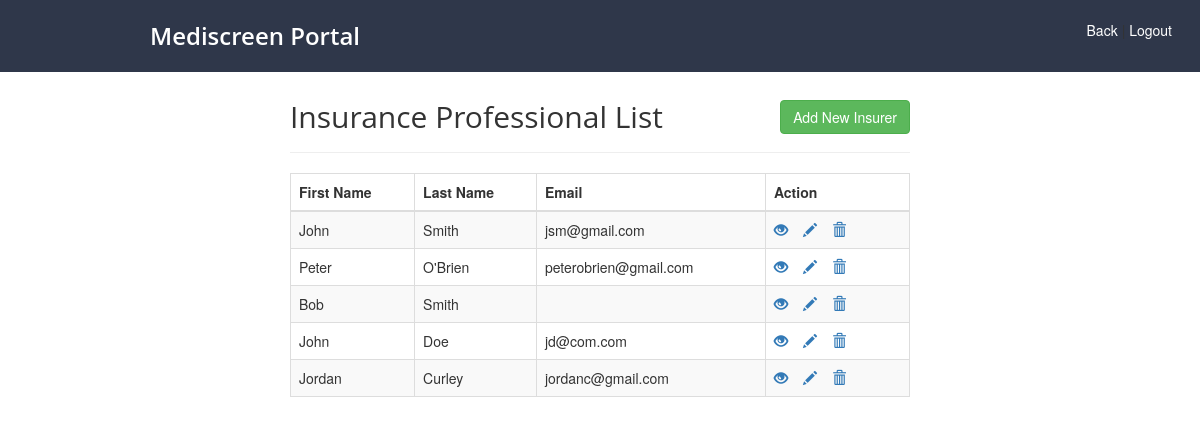
Page /scripts/ops/ins/list.php on the earlier database version.
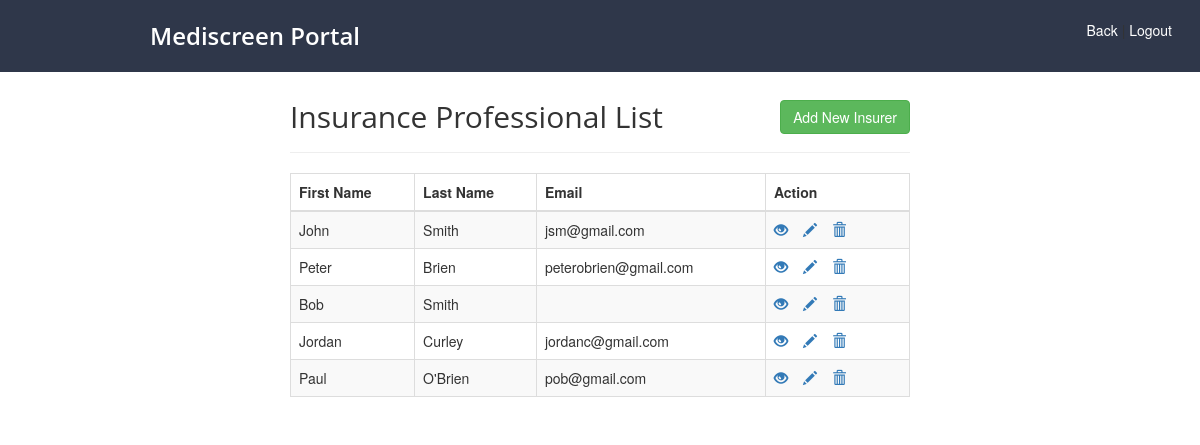
Same page on the later database version.
### tables this page shows
CREATE TABLE `insurer` (
  `first_name` varchar(255) NOT NULL,
  `last_name` varchar(255) NOT NULL,
  `phone_no` int(255) NOT NULL,
  `email` varchar(255) NOT NULL,
  `password` varchar(255) NOT NULL
);

### scripts/ops/ins/list.php (the view, shortened to what this page needs)
<!DOCTYPE html>
<html lang="en">
<head>
    <link rel="stylesheet" href="https://maxcdn.bootstrapcdn.com/bootstrap/3.3.7/css/bootstrap.css">
	<link rel="stylesheet" href="/website/scripts/navstyle.css">
</head>
<body>
	<nav class="navbar2">
			<h1><a id="title" href="/website/dashboard.php">Mediscreen Portal</a></h1>
			<div class="nav">
			<ul class="re-log">
				<a href="#" onclick="history.go(-1)">Back</a> |
				<a href="scripts/logout.php">Logout</a>
			</ul>
			</div>
	</nav>
    <div class="wrapper">
        <div class="container-fluid">
            <div class="row">
                <div class="col-md-12">
                    <div class="page-header clearfix" style="margin-top: 10rem;">
                        <h2 class="pull-left">Insurance Professional List</h2>
                        <a href="create.php" class="btn btn-success pull-right">Add New Insurer</a>
                    </div>
                    <?php
                    require_once __DIR__ . "/../../config.php";
                    $sql = "SELECT * FROM insurer";
                    if($result = mysqli_query($conn, $sql)){
                        if(mysqli_num_rows($result) > 0){
                            echo "<table class='table table-bordered table-striped'>";
                                echo "<thead>";
                                    echo "<tr>";
                                        echo "<th>First Name</th>";
                                        echo "<th>Last Name</th>";
										echo "<th>Email</th>";
                                        echo "<th>Action</th>";
                                    echo "</tr>";
                                echo "</thead>";
                                echo "<tbody>";
                                while($row = mysqli_fetch_array($result)){
                                    echo "<tr>";
                                        echo "<td>" . $row['first_name'] . "</td>";
                                        echo "<td>" . $row['last_name'] . "</td>";
										echo "<td>" . $row['email'] . "</td>";
                                        echo "<td>";
                                            echo "<a href='read.php?email=". $row['email'] ."' title='View Record' data-toggle='tooltip'><span class='glyphicon glyphicon-eye-open'></span></a>";
                                            echo "<a href='update.php?email=". $row['email'] ."' title='Update Record' data-toggle='tooltip'><span class='glyphicon glyphicon-pencil'></span></a>";
                                            echo "<a href='delete.php?email=". $row['email'] ."' title='Delete Record' data-toggle='tooltip'><span class='glyphicon glyphicon-trash'></span></a>";
                                        echo "</td>";
                                    echo "</tr>";
                                }
                                echo "</tbody>";
                            echo "</table>";
                        } else{
                            echo "<p class='lead'><em>No records were found.</em></p>";
                        }
                    } else{
                        echo "ERROR: Could not able to execute $sql. " . mysqli_error($conn);
                    }
                    ?>
                </div>
            </div>
        </div>
    </div>
</body>
</html>

Differences in the rows shown:
removed insurer: first_name "John", last_name "Doe", email "jd@com.com"
changed insurer "Peter": last_name "O'Brien" → "Brien"
added insurer: first_name "Paul", last_name "O'Brien", email "pob@gmail.com"
